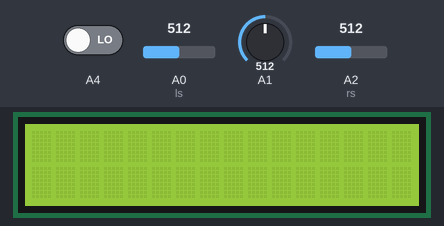
The sketch below on a simulated Arduino Uno, built with avr-gcc and run on an emulated ATmega328P. On the bench: 16×2 character LCD. Inputs (shaded band) come from the test bench; at power-on: A4 LOW, A0 (ls) = 512, A1 = 512, A2 (rs) = 512.

Above: at 1.2 s.
1.3 s: A4 driven HIGH
At 2.6 s:
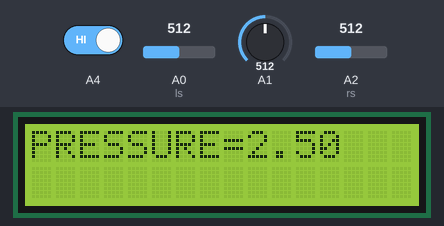
4.3 s: A0 (ls) set to 716
At 5.36 s:
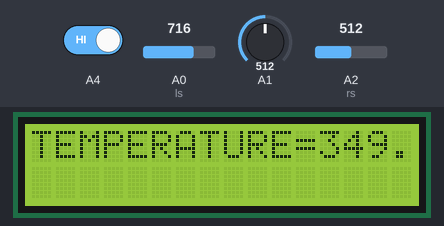
7.0 s: A1 set to 716
At 7.5 s:
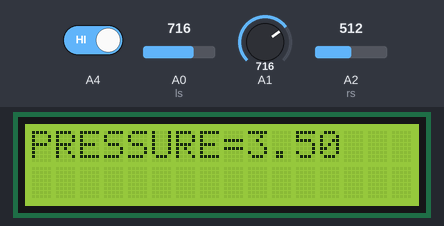
9.1 s: A2 (rs) set to 716
At 9.31 s:
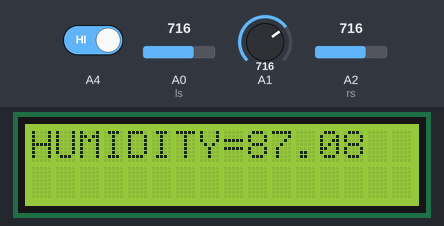
10.9 s: A0 (ls) set to 900
At 11.43 s:
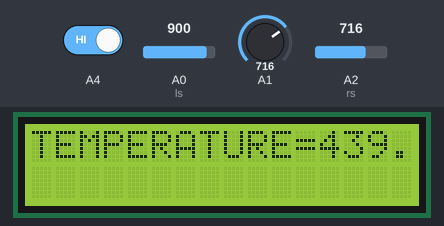
13.0 s: A1 set to 900
At 13.5 s:
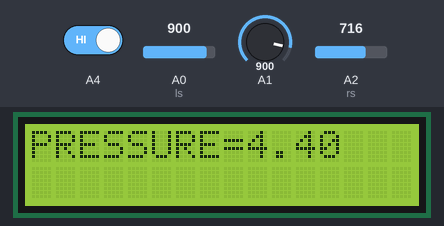
Timing chart, 0 to 16.0 s (numbered marks = the images above; inputs shaded):
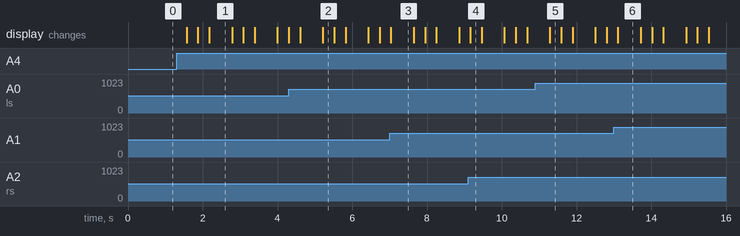

Measured:
- after the input at 1.3 s, the display: first changes after 0.27 s (image 1 shows a later state)
- what the display in image 1 shows lasts 0.6 s, from 2.2 s to 2.8 s

The sketch:

holiday_expt_2.ino
```cpp
#include<LiquidCrystal.h>
LiquidCrystal Lcd(13,12,8,7,4,2);
float temp=0,t=0;
float val = 0;
float RH = 0;
int value;
int ps;
int ls=A0;
int rs=A2;
int lsv;
int rsv;
int a=0;
void setup()
{
  Lcd.begin(16,2);
  pinMode(A4,INPUT);
}
void loop()
{
  value=digitalRead(A4);
  if(value==HIGH)
  {
    a=a+1;
  }
  if(a==4)
  {
    a=0;
  }

  switch(a)
  {
  case 1:
    t=analogRead(ls);
    temp=t*0.48828125;//5v=supply voltage//
    Lcd.clear();
    Lcd.setCursor(0,0);
    Lcd.print("TEMPERATURE=");
    Lcd.print(temp); //1000=toconvert voltage to millivolt//
    Lcd.print("*c"); //1024=analog(0-1023)//
    //delay(500);  //10=10millivolt=1celcius//
    break;

  case 2:
    val = analogRead(rs);
    Lcd.clear();
    Lcd.setCursor(0,0);
//    Lcd.println(val);   //Lcd.println(RH);
    RH = ((((val/1023)*5)-0.8)/3.1)*100;//RH = ((0,0004*20 + 0,149)*val)-(0,0617*20 + 24,436);
    Lcd.print("HUMIDITY=");
    Lcd.print(RH);
  //  delay(500);
    break;

  case 3:
    // Read the input on analog pin 0:
    ps = analogRead(A1);
    // Convert the analog reading (which goes from 0 - 1023) to a voltage (0 - 5V):
    float voltage = ps * (5.0 / 1023.0);
    Lcd.clear();
    Lcd.setCursor(0,0);
    Lcd.print("PRESSURE=");
    // Print out the value you read:
    Lcd.print(voltage);
    // Wait 100 milliseconds
//    delay(500);
    break;
  }
  delay(300);
}
```
